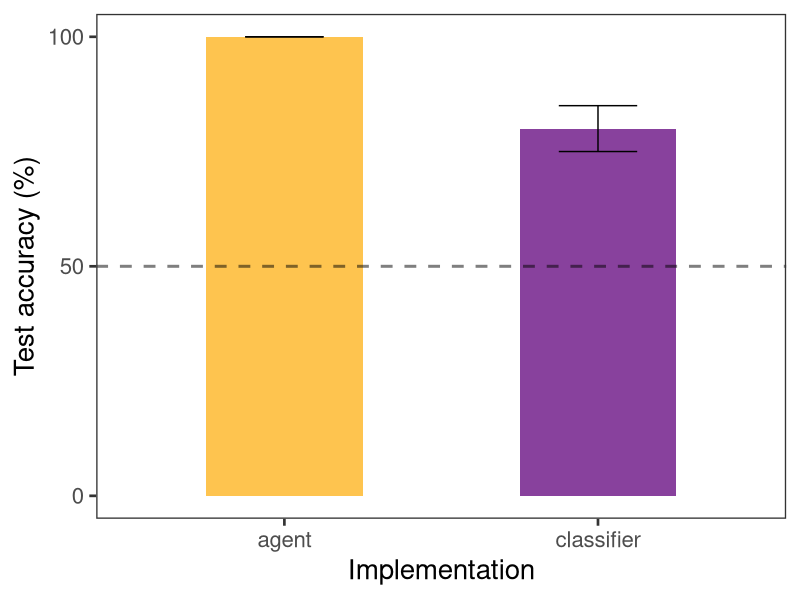
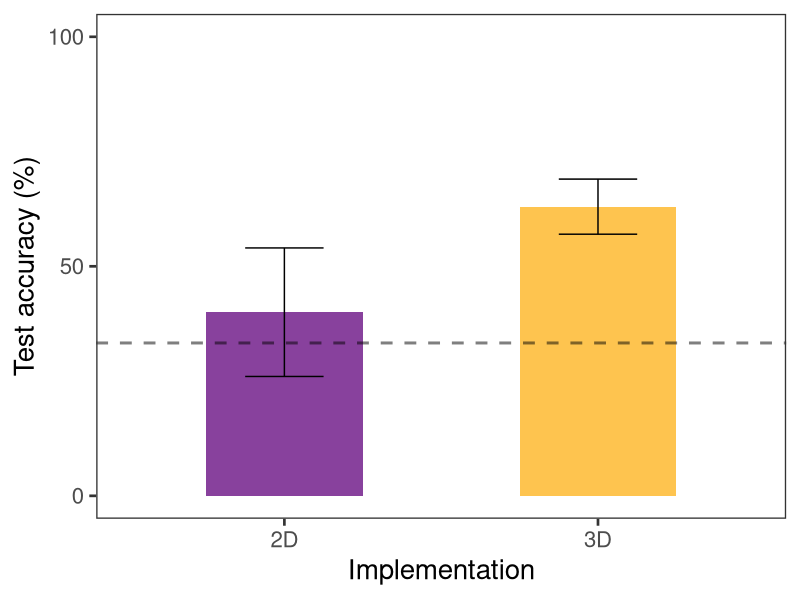
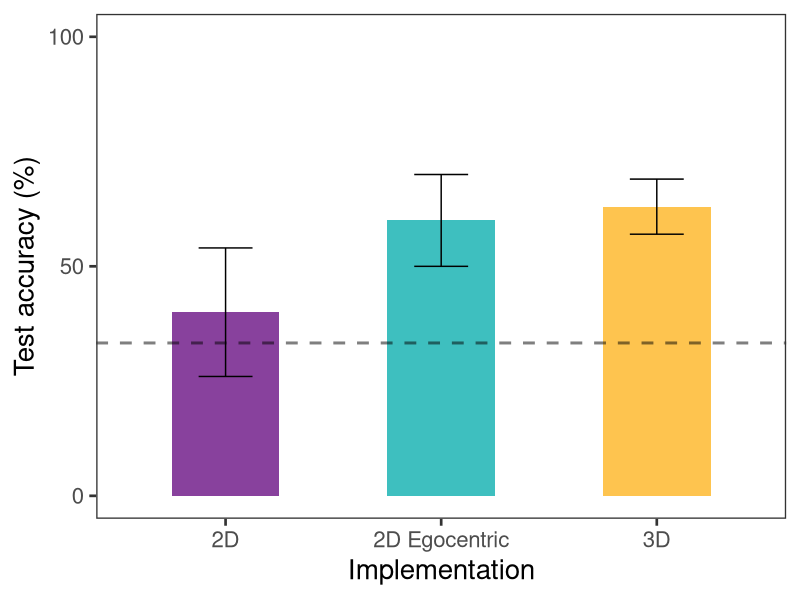
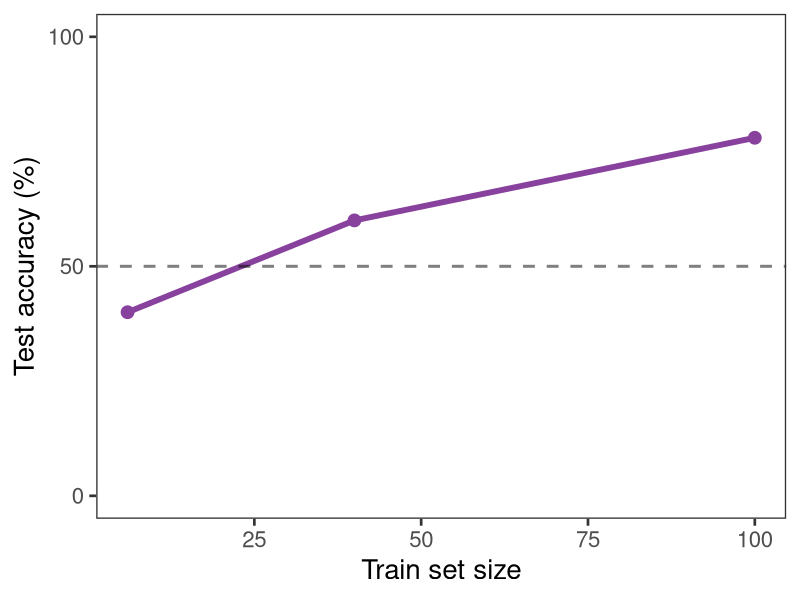
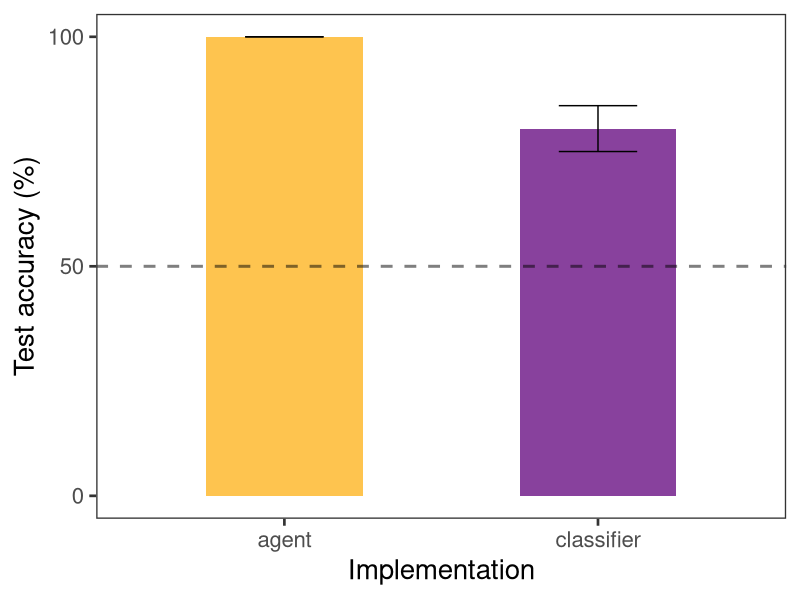
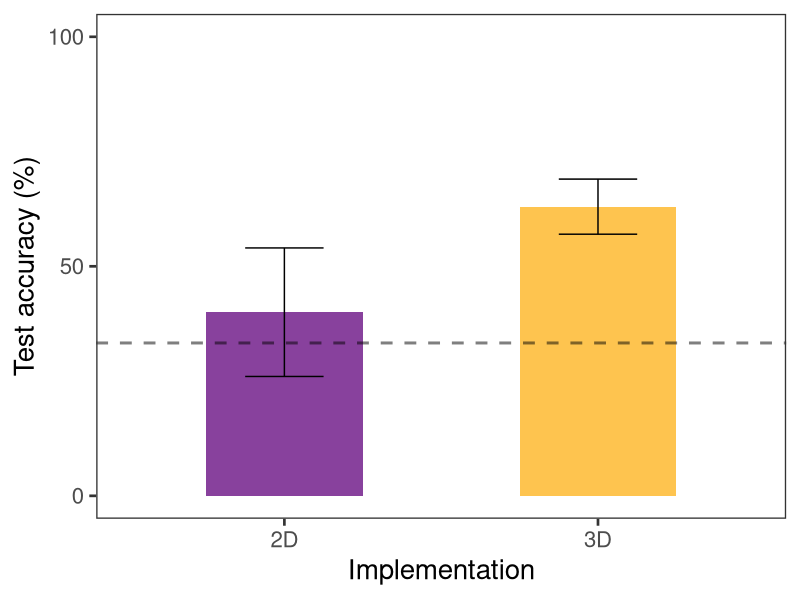
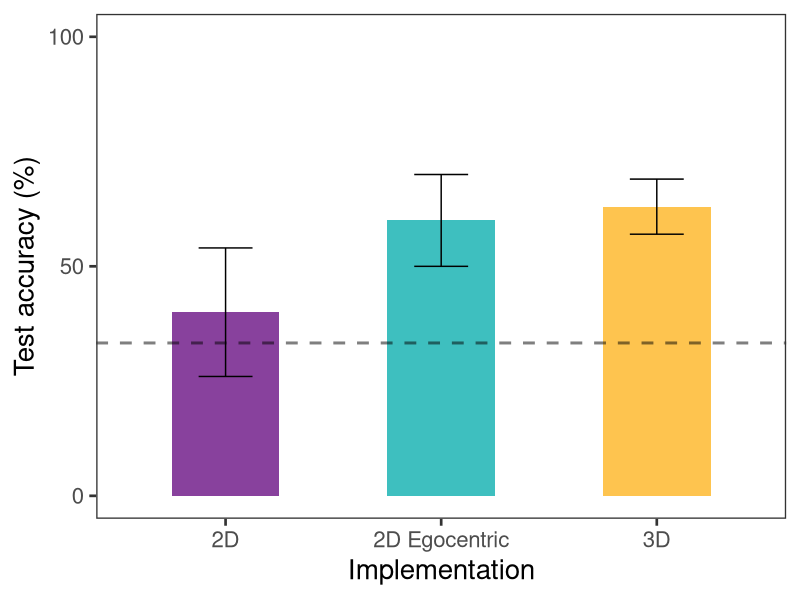
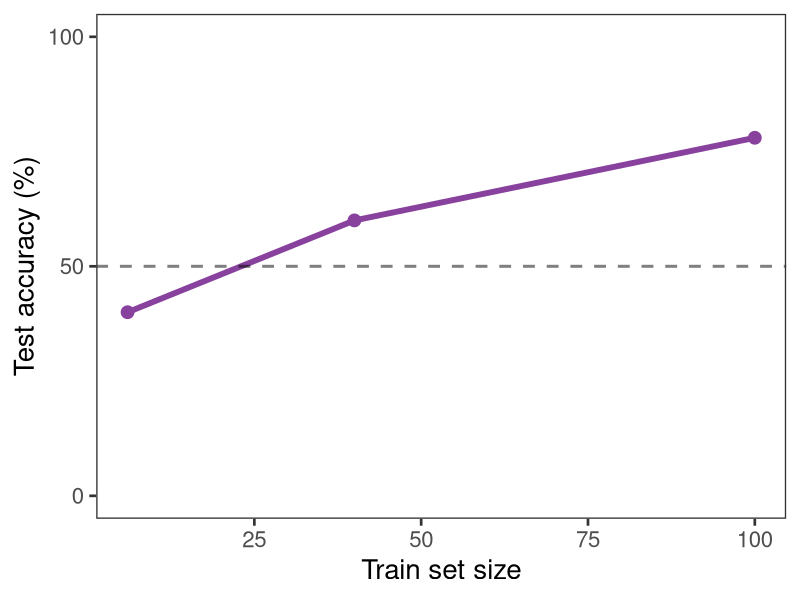

Write R code to recreate these figures, in order.
## ---- chunk 1
library(tidyverse)
## ---- chunk 2
theme_set(theme_bw(base_size = 20) + 
            theme(panel.grid = element_blank()))
## ---- chunk 3
class_d = data.frame(type = c("classifier", "agent"), test_accuracy_mean = c(0.8, 1.), test_accuracy_sem = c(0.05, 0.))
## ---- chunk 4
ggplot(class_d,
       aes(x=type, fill=type, y=test_accuracy_mean)) +
  geom_bar(stat="identity",
           width=0.5) +
  geom_errorbar(aes(ymin=test_accuracy_mean - test_accuracy_sem, ymax=test_accuracy_mean + test_accuracy_sem), width=0.25) +
  scale_fill_manual(values=c("#fec44f", "#88419d")) +
  scale_y_continuous(breaks=c(0, 0.5, 1), labels=c(0, 50, 100)) +
  labs(x="Implementation",
       y="Test accuracy (%)") +
  geom_hline(yintercept=0.5, linetype=2, size=1, alpha=0.5) +
  guides(fill=F)
ggsave("figures/plots/agent_vs_classifier.png", width=7, height=5)
## ---- chunk 5
put_d = data.frame(type = c("3D", "2D", "2D Egocentric"), test_accuracy_mean = c(0.63, 0.4, 0.60), test_accuracy_sem = c(0.06, 0.14, 0.1))
## ---- chunk 6
ggplot(put_d %>% filter(type != "2D Egocentric"),
       aes(x=type, fill=type, y=test_accuracy_mean)) +
  geom_bar(stat="identity",
           width=0.5) +
  geom_errorbar(aes(ymin=test_accuracy_mean - test_accuracy_sem, ymax=test_accuracy_mean + test_accuracy_sem), width=0.25) +
  scale_fill_manual(values=c("#88419d", "#fec44f")) +
  scale_y_continuous(breaks=c(0, 0.5, 1), labels=c(0, 50, 100), limits=c(0, 1)) +
  labs(x="Implementation",
       y="Test accuracy (%)") +
  geom_hline(yintercept=0.333, linetype=2, size=1, alpha=0.5) +
  guides(fill=F) 
ggsave("figures/plots/2D_vs_3D.png", width=7, height=5)
## ---- chunk 7
ggplot(put_d,
       aes(x=type, fill=type, y=test_accuracy_mean)) +
  geom_bar(stat="identity",
           width=0.5) +
  geom_errorbar(aes(ymin=test_accuracy_mean - test_accuracy_sem, ymax=test_accuracy_mean + test_accuracy_sem), width=0.25) +
  scale_fill_manual(values=c("#88419d", "#3ebfbf", "#fec44f")) +
  scale_y_continuous(breaks=c(0, 0.5, 1), labels=c(0, 50, 100), limits=c(0, 1)) +
  labs(x="Implementation",
       y="Test accuracy (%)") +
  geom_hline(yintercept=0.333, linetype=2, size=1, alpha=0.5) +
  guides(fill=F) 
ggsave("figures/plots/2D_vs_scrolling_vs_3D.png", width=7, height=5)
## ---- chunk 8
neg_d = data.frame(train_size = c(6, 40, 100), test_accuracy_mean = c(0.4, .6, .78))
## ---- chunk 9
ggplot(neg_d,
       aes(x=train_size, y=test_accuracy_mean)) +
  geom_point(color="#88419d", size=4) +
  geom_line(color="#88419d", size=2) +
  scale_y_continuous(breaks=c(0, 0.5, 1), labels=c(0, 50, 100), limits=c(0, 1)) +
  labs(x="Train set size",
       y="Test accuracy (%)") +
  geom_hline(yintercept=0.5, linetype=2, size=1, alpha=0.5) +
  guides(fill=F)
ggsave("figures/plots/negation.png", width=7, height=5)
